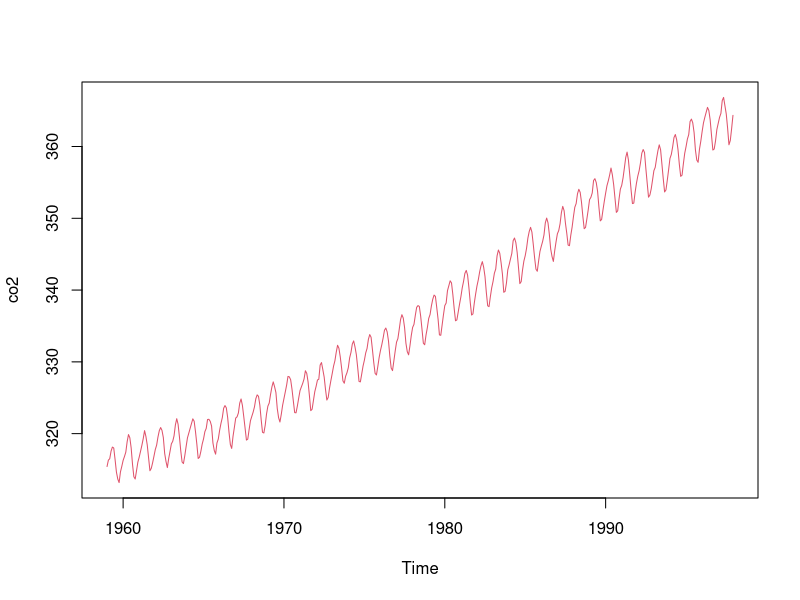

R code for this plot:
## ---- chunk 1
  plot(co2, col=2)
